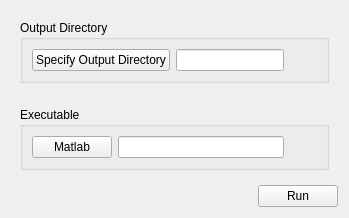
      <widget class="QWidget" name="run_tab">
       <attribute name="title">
        <string>Run</string>
       </attribute>
       <layout class="QGridLayout" name="gridLayout_7">
        <item row="2" column="2">
         <widget class="QPushButton" name="run_pushButton">
          <property name="sizePolicy">
           <sizepolicy hsizetype="Fixed" vsizetype="Fixed">
            <horstretch>0</horstretch>
            <verstretch>0</verstretch>
           </sizepolicy>
          </property>
          <property name="text">
           <string>Run</string>
          </property>
         </widget>
        </item>
        <item row="2" column="0" colspan="2">
         <spacer name="horizontalSpacer">
          <property name="orientation">
           <enum>Qt::Horizontal</enum>
          </property>
          <property name="sizeHint" stdset="0">
           <size>
            <width>40</width>
            <height>20</height>
           </size>
          </property>
         </spacer>
        </item>
        <item row="0" column="0" colspan="3">
         <widget class="QWidget" name="output_dir_widget" native="true">
          <layout class="QVBoxLayout" name="verticalLayout_4">
           <item>
            <widget class="QGroupBox" name="output_dir_groupBox">
             <property name="title">
              <string>Output Directory</string>
             </property>
             <layout class="QHBoxLayout" name="horizontalLayout_2">
              <item>
               <widget class="QPushButton" name="outputDir_pushButton">
                <property name="sizePolicy">
                 <sizepolicy hsizetype="Fixed" vsizetype="Fixed">
                  <horstretch>0</horstretch>
                  <verstretch>0</verstretch>
                 </sizepolicy>
                </property>
                <property name="text">
                 <string>Specify Output Directory</string>
                </property>
               </widget>
              </item>
              <item>
               <widget class="QLineEdit" name="para_outputDir_lineEdit"/>
              </item>
              <item>
               <widget class="QLabel" name="iconOutputDir_label">
                <property name="sizePolicy">
                 <sizepolicy hsizetype="Fixed" vsizetype="Preferred">
                  <horstretch>0</horstretch>
                  <verstretch>0</verstretch>
                 </sizepolicy>
                </property>
                <property name="minimumSize">
                 <size>
                  <width>27</width>
                  <height>0</height>
                 </size>
                </property>
                <property name="text">
                 <string/>
                </property>
               </widget>
              </item>
             </layout>
            </widget>
           </item>
          </layout>
         </widget>
        </item>
        <item row="1" column="0" colspan="3">
         <widget class="QWidget" name="executable_widget" native="true">
          <layout class="QVBoxLayout" name="verticalLayout_6">
           <item>
            <widget class="QGroupBox" name="executable_groupBox">
             <property name="title">
              <string>Executable</string>
             </property>
             <layout class="QHBoxLayout" name="horizontalLayout_4">
              <item>
               <widget class="QPushButton" name="matlabReset_pushButton">
                <property name="sizePolicy">
                 <sizepolicy hsizetype="Fixed" vsizetype="Fixed">
                  <horstretch>0</horstretch>
                  <verstretch>0</verstretch>
                 </sizepolicy>
                </property>
                <property name="text">
                 <string>Matlab</string>
                </property>
               </widget>
              </item>
              <item>
               <widget class="QLineEdit" name="soft_matlab_lineEdit"/>
              </item>
              <item>
               <widget class="QLabel" name="iconMatlabExe_label">
                <property name="sizePolicy">
                 <sizepolicy hsizetype="Fixed" vsizetype="Preferred">
                  <horstretch>0</horstretch>
                  <verstretch>0</verstretch>
                 </sizepolicy>
                </property>
                <property name="minimumSize">
                 <size>
                  <width>27</width>
                  <height>0</height>
                 </size>
                </property>
                <property name="text">
                 <string/>
                </property>
               </widget>
              </item>
             </layout>
            </widget>
           </item>
          </layout>
         </widget>
        </item>
       </layout>
      </widget>
